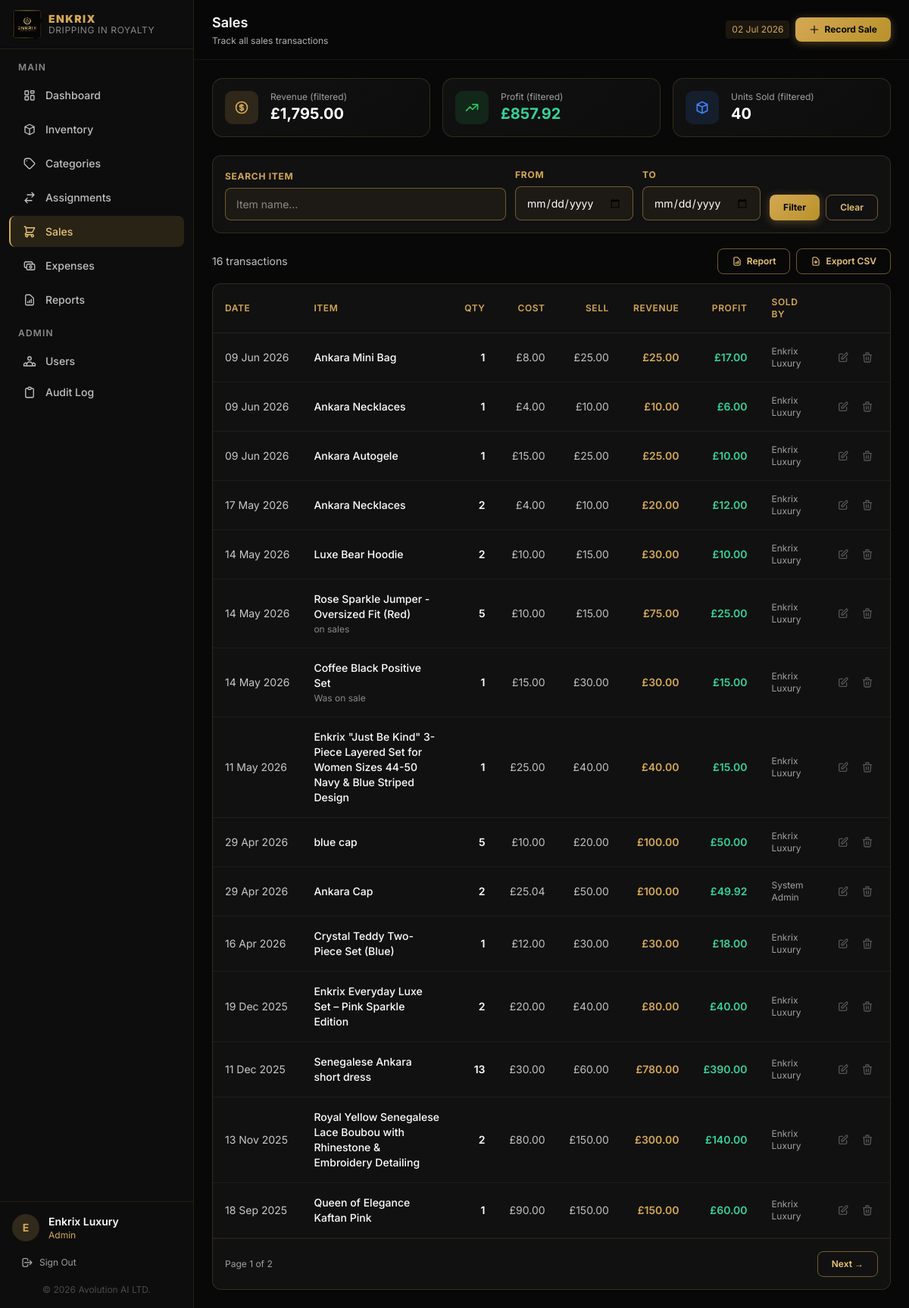
The page /sales (signed in) on the database its author committed.
### tables this page shows
CREATE TABLE `inventory_items` (
  `id` int NOT NULL AUTO_INCREMENT,
  `name` varchar(200) NOT NULL,
  `category_id` int NOT NULL,
  `description` text,
  `quantity` int NOT NULL DEFAULT '0',
  `quantity_assigned` int NOT NULL DEFAULT '0',
  `unit` varchar(50) DEFAULT NULL,
  `condition_status` enum('New','Good','Fair','Damaged') NOT NULL DEFAULT 'Good',
  `location` varchar(100) DEFAULT NULL,
  `purchase_date` date DEFAULT NULL,
  `cost` decimal(12,2) NOT NULL DEFAULT '0.00',
  `selling_price` decimal(12,2) NOT NULL DEFAULT '0.00',
  `low_stock_threshold` int NOT NULL DEFAULT '5',
  `image` varchar(255) DEFAULT NULL,
  `barcode` varchar(100) DEFAULT NULL,
  `created_by` int DEFAULT NULL,
  `created_at` timestamp NOT NULL DEFAULT CURRENT_TIMESTAMP,
  `updated_at` timestamp NOT NULL DEFAULT CURRENT_TIMESTAMP ON UPDATE CURRENT_TIMESTAMP,
  PRIMARY KEY (`id`),
  UNIQUE KEY `uq_items_barcode` (`barcode`),
  KEY `idx_items_category` (`category_id`),
  KEY `idx_items_condition` (`condition_status`),
  KEY `idx_items_location` (`location`),
  KEY `idx_items_created_by` (`created_by`),
  CONSTRAINT `fk_items_category` FOREIGN KEY (`category_id`) REFERENCES `categories` (`id`) ON DELETE RESTRICT,
  CONSTRAINT `fk_items_user` FOREIGN KEY (`created_by`) REFERENCES `users` (`id`) ON DELETE SET NULL
);

CREATE TABLE `sales` (
  `id` int unsigned NOT NULL AUTO_INCREMENT,
  `item_id` int unsigned NOT NULL,
  `item_name` varchar(255) NOT NULL,
  `quantity_sold` int unsigned NOT NULL DEFAULT '1',
  `cost_price` decimal(12,2) NOT NULL DEFAULT '0.00',
  `selling_price` decimal(12,2) NOT NULL DEFAULT '0.00',
  `total_cost` decimal(12,2) NOT NULL DEFAULT '0.00',
  `total_revenue` decimal(12,2) NOT NULL DEFAULT '0.00',
  `profit` decimal(12,2) NOT NULL DEFAULT '0.00',
  `sold_by` int unsigned NOT NULL,
  `sale_date` date NOT NULL,
  `notes` text,
  `created_at` timestamp NULL DEFAULT CURRENT_TIMESTAMP,
  PRIMARY KEY (`id`),
  KEY `idx_item_id` (`item_id`),
  KEY `idx_sale_date` (`sale_date`),
  KEY `idx_sold_by` (`sold_by`)
);

CREATE TABLE `users` (
  `id` int NOT NULL AUTO_INCREMENT,
  `name` varchar(100) NOT NULL,
  `email` varchar(150) NOT NULL,
  `password` varchar(255) NOT NULL,
  `role_id` int NOT NULL,
  `is_active` tinyint(1) NOT NULL DEFAULT '1',
  `last_login` timestamp NULL DEFAULT NULL,
  `created_at` timestamp NOT NULL DEFAULT CURRENT_TIMESTAMP,
  `updated_at` timestamp NOT NULL DEFAULT CURRENT_TIMESTAMP ON UPDATE CURRENT_TIMESTAMP,
  PRIMARY KEY (`id`),
  UNIQUE KEY `uq_users_email` (`email`),
  KEY `idx_users_role` (`role_id`),
  CONSTRAINT `fk_users_role` FOREIGN KEY (`role_id`) REFERENCES `roles` (`id`) ON DELETE RESTRICT
);

### app/views/sales/index.php (the view, shortened to what the rows shown need)
<?php
$headerAction = can('inventory.*') ? '
<button onclick="openModal(\'recordSaleModal\')" class="btn-gold text-xs flex items-center gap-1.5">
  <svg class="w-3.5 h-3.5" fill="none" viewBox="0 0 24 24" stroke="currentColor"><path stroke-linecap="round" stroke-linejoin="round" stroke-width="2" d="M12 4v16m8-8H4"/></svg>
  Record Sale
</button>' : '';
?>
<div class="grid grid-cols-1 sm:grid-cols-3 gap-4 mb-6">
  <div class="stat-card p-4 flex items-center gap-4">
    <div class="icon-box" style="background:rgba(212,168,83,0.15);">
    </div>
    <div>
      <p class="text-xs" style="color:#A0A0A0;">Revenue (filtered)</p>
      <p class="text-xl font-bold text-white"><?= format_currency($totalRevenue) ?></p>
    </div>
  </div>
  <div class="stat-card p-4 flex items-center gap-4">
    <div class="icon-box" style="background:rgba(34,197,94,0.12);">
      <svg class="w-5 h-5" style="color:#22C55E;" fill="none" viewBox="0 0 24 24" stroke="currentColor"><path stroke-linecap="round" stroke-linejoin="round" stroke-width="2" d="M13 7h8m0 0v8m0-8l-8 8-4-4-6 6"/></svg>
    </div>
    <div>
      <p class="text-xs" style="color:#A0A0A0;">Profit (filtered)</p>
      <p class="text-xl font-bold <?= $totalProfit >= 0 ? 'text-emerald-400' : 'text-red-400' ?>"><?= format_currency($totalProfit) ?></p>
    </div>
  </div>
  <div class="stat-card p-4 flex items-center gap-4">
    <div class="icon-box" style="background:rgba(59,130,246,0.12);">
      <svg class="w-5 h-5" style="color:#3B82F6;" fill="none" viewBox="0 0 24 24" stroke="currentColor"><path stroke-linecap="round" stroke-linejoin="round" stroke-width="2" d="M20 7l-8-4-8 4m16 0l-8 4m8-4v10l-8 4m0-10L4 7m8 4v10M4 7v10l8 4"/></svg>
    </div>
    <div>
      <p class="text-xs" style="color:#A0A0A0;">Units Sold (filtered)</p>
      <p class="text-xl font-bold text-white"><?= number_format($totalUnits) ?></p>
    </div>
  </div>
</div>
<div class="card p-4 mb-5">
  <form method="GET" action="<?= url('sales') ?>" class="flex flex-wrap gap-3 items-end">
    <div class="flex-1 min-w-36">
      <label class="form-label">Search Item</label>
      <input type="text" name="search" value="<?= e($filters['search']) ?>" class="form-input" placeholder="Item name…">
    </div>
    <div>
      <label class="form-label">From</label>
      <input type="date" name="date_from" value="<?= e($filters['date_from']) ?>" class="form-input">
    </div>
    <div>
      <label class="form-label">To</label>
      <input type="date" name="date_to" value="<?= e($filters['date_to']) ?>" class="form-input">
    </div>
    <div class="flex gap-2">
      <button type="submit" class="btn-gold text-xs">Filter</button>
      <a href="<?= url('sales') ?>" class="btn-outline text-xs">Clear</a>
    </div>
  </form>
</div>
<div class="flex items-center justify-between mb-3 flex-wrap gap-2">
  <p class="text-sm" style="color:#C0C0C0;"><?= number_format($pagination['total']) ?> transaction<?= $pagination['total'] != 1 ? 's' : '' ?></p>
  <div class="flex gap-2">
    <a href="<?= url('sales/report') ?>" class="btn-outline text-xs flex items-center gap-1.5">
      <svg class="w-3.5 h-3.5" fill="none" viewBox="0 0 24 24" stroke="currentColor"><path stroke-linecap="round" stroke-linejoin="round" stroke-width="2" d="M9 17v-2m3 2v-4m3 4v-6m2 10H7a2 2 0 01-2-2V5a2 2 0 012-2h5.586a1 1 0 01.707.293l5.414 5.414a1 1 0 01.293.707V19a2 2 0 01-2 2z"/></svg>
      Report
    </a>
    <a href="<?= url('sales/export?' . http_build_query(['date_from' => $filters['date_from'], 'date_to' => $filters['date_to']])) ?>" class="btn-outline text-xs flex items-center gap-1.5">
      <svg class="w-3.5 h-3.5" fill="none" viewBox="0 0 24 24" stroke="currentColor"><path stroke-linecap="round" stroke-linejoin="round" stroke-width="2" d="M12 10v6m0 0l-3-3m3 3l3-3m2 8H7a2 2 0 01-2-2V5a2 2 0 012-2h5.586a1 1 0 01.707.293l5.414 5.414a1 1 0 01.293.707V19a2 2 0 01-2 2z"/></svg>
      Export CSV
    </a>
  </div>
</div>
<div class="card">
  <div class="table-wrap">
    <table class="w-full text-sm">
      <thead>
        <tr style="border-bottom:1px solid rgba(212,168,83,0.12);">
          <th class="text-left p-4 text-xs font-semibold uppercase tracking-wider" style="color:#D4A853;">Date</th>
          <th class="text-left p-4 text-xs font-semibold uppercase tracking-wider" style="color:#D4A853;">Item</th>
          <th class="text-right p-4 text-xs font-semibold uppercase tracking-wider" style="color:#D4A853;">Qty</th>
          <th class="text-right p-4 text-xs font-semibold uppercase tracking-wider" style="color:#D4A853;">Cost</th>
          <th class="text-right p-4 text-xs font-semibold uppercase tracking-wider" style="color:#D4A853;">Sell</th>
          <th class="text-right p-4 text-xs font-semibold uppercase tracking-wider" style="color:#D4A853;">Revenue</th>
          <th class="text-right p-4 text-xs font-semibold uppercase tracking-wider" style="color:#D4A853;">Profit</th>
          <th class="text-left p-4 text-xs font-semibold uppercase tracking-wider hidden md:table-cell" style="color:#D4A853;">Sold By</th>
          <th class="p-4"></th>
        </tr>
      </thead>
      <tbody>
        <?php if (empty($sales)): ?>
        <tr><td colspan="9" class="text-center py-12 text-sm" style="color:#888;">
          No sales yet.
          <?php if (can('inventory.*')): ?>
            <button onclick="openModal('recordSaleModal')" style="color:#D4A853;background:none;border:none;cursor:pointer;">Record one →</button>
          <?php endif; ?>
        </td></tr>
        <?php else: ?>
        <?php foreach ($sales as $s):
          $sJson = htmlspecialchars(json_encode([
            'id'            => $s['id'],
            'item_name'     => $s['item_name'],
            'quantity_sold' => $s['quantity_sold'],
            'cost_price'    => $s['cost_price'],
            'selling_price' => $s['selling_price'],
            'sale_date'     => $s['sale_date'],
            'notes'         => $s['notes'],
          ]), ENT_QUOTES, 'UTF-8');
        ?>
        <tr class="table-row">
          <td class="p-4 whitespace-nowrap" style="color:#C8C8C8;"><?= e(date('d M Y', strtotime($s['sale_date']))) ?></td>
          <td class="p-4">
            <p class="font-medium text-white"><?= e($s['item_name']) ?></p>
            <?php if ($s['notes']): ?><p class="text-xs mt-0.5 truncate max-w-xs" style="color:#888;"><?= e($s['notes']) ?></p><?php endif; ?>
          </td>
          <td class="p-4 text-right font-semibold text-white"><?= number_format((int)$s['quantity_sold']) ?></td>
          <td class="p-4 text-right" style="color:#C0C0C0;"><?= format_currency((float)$s['cost_price']) ?></td>
          <td class="p-4 text-right" style="color:#C0C0C0;"><?= format_currency((float)$s['selling_price']) ?></td>
          <td class="p-4 text-right font-semibold" style="color:#D4A853;"><?= format_currency((float)$s['total_revenue']) ?></td>
          <td class="p-4 text-right font-semibold <?= (float)$s['profit'] >= 0 ? 'text-emerald-400' : 'text-red-400' ?>"><?= format_currency((float)$s['profit']) ?></td>
          <td class="p-4 hidden md:table-cell text-xs" style="color:#A0A0A0;"><?= e($s['sold_by_name']) ?></td>
          <td class="p-4">
            <div class="flex items-center justify-end gap-1">
              <?php if (can('inventory.*')): ?>
              <button onclick='openEditSale(<?= $sJson ?>)' class="p-1.5 rounded" title="Edit" style="color:#555;" onmouseover="this.style.color='#3B82F6'" onmouseout="this.style.color='#555'">
                <svg class="w-4 h-4" fill="none" viewBox="0 0 24 24" stroke="currentColor"><path stroke-linecap="round" stroke-linejoin="round" stroke-width="2" d="M11 5H6a2 2 0 00-2 2v11a2 2 0 002 2h11a2 2 0 002-2v-5m-1.414-9.414a2 2 0 112.828 2.828L11.828 15H9v-2.828l8.586-8.586z"/></svg>
              </button>
              <?php endif; ?>
              <?php if (has_role('Admin')): ?>
              <form method="POST" action="<?= url('sales/' . $s['id'] . '/delete') ?>" onsubmit="return confirm('Delete this sale and restore stock?')">
                <button type="submit" class="p-1.5 rounded" title="Delete" style="color:#555;" onmouseover="this.style.color='#EF4444'" onmouseout="this.style.color='#555'">
                  <svg class="w-4 h-4" fill="none" viewBox="0 0 24 24" stroke="currentColor"><path stroke-linecap="round" stroke-linejoin="round" stroke-width="2" d="M19 7l-.867 12.142A2 2 0 0116.138 21H7.862a2 2 0 01-1.995-1.858L5 7m5 4v6m4-6v6m1-10V4a1 1 0 00-1-1h-4a1 1 0 00-1 1v3M4 7h16"/></svg>
                </button>
              </form>
              <?php endif; ?>
            </div>
          </td>
        </tr>
        <?php endforeach; ?>
        <?php endif; ?>
      </tbody>
    </table>
  </div>
  <?php if ($pagination['total_pages'] > 1): ?>
  <div class="flex items-center justify-between p-4 border-t" style="border-color:rgba(212,168,83,0.08);">
    <p class="text-xs" style="color:#A0A0A0;">Page <?= $pagination['current'] ?> of <?= $pagination['total_pages'] ?></p>
    <div class="flex gap-2">
      <?php if ($pagination['current'] < $pagination['total_pages']): ?>
        <a href="?page=<?= $pagination['current'] + 1 ?>&search=<?= urlencode($filters['search']) ?>&date_from=<?= urlencode($filters['date_from']) ?>&date_to=<?= urlencode($filters['date_to']) ?>" class="btn-outline text-xs">Next →</a>
      <?php endif; ?>
    </div>
  </div>
  <?php endif; ?>
</div>
<?php
require APP_PATH . '/views/layouts/main.php';
?>

### app/routes/web.php (shortened to what the rows shown need)
<?php
$uri    = trim(parse_url($_SERVER['REQUEST_URI'], PHP_URL_PATH) ?? '', '/');
$method = $_SERVER['REQUEST_METHOD'];
function matchRoute(string $pattern, string $uri): array|false
{
    $regex = preg_replace('/\{([a-z_]+)\}/', '([^/]+)', $pattern);
    $regex = '@^' . $regex . '$@';
    if (preg_match($regex, $uri, $m)) {
        array_shift($m);
        return $m;
    }
    return false;
}
foreach ($routes as [$routeMethod, $pattern, $handler, $requiresAuth]) {
    if ($routeMethod !== $method) continue;
    $params = matchRoute($pattern, $uri);
    if ($params !== false) {
        [$class, $action] = $handler;
        $controller = new $class();
        $controller->$action(...$params);
        break;
    }
}

### rows shown on the page
inventory_items: id "16", low_stock_threshold "1", created_by "2"
sales: sale_date "09 Jun 2026", item_name "Ankara Mini Bag", quantity_sold "1", cost_price "£8.00", selling_price "£25.00", total_revenue "£25.00", profit "£17.00", users.name "Enkrix Luxury"
sales: sale_date "09 Jun 2026", item_name "Ankara Necklaces", quantity_sold "1", cost_price "£4.00", selling_price "£10.00", total_revenue "£10.00", profit "£6.00", users.name "Enkrix Luxury"
sales: sale_date "09 Jun 2026", item_name "Ankara Autogele", quantity_sold "1", cost_price "£15.00", selling_price "£25.00", total_revenue "£25.00", profit "£10.00", users.name "Enkrix Luxury"
sales: sale_date "17 May 2026", item_name "Ankara Necklaces", quantity_sold "2", cost_price "£4.00", selling_price "£10.00", total_revenue "£20.00", profit "£12.00", users.name "Enkrix Luxury"
sales: sale_date "14 May 2026", item_name "Luxe Bear Hoodie", quantity_sold "2", cost_price "£10.00", selling_price "£15.00", total_revenue "£30.00", profit "£10.00", users.name "Enkrix Luxury"
sales: sale_date "14 May 2026", item_name "Rose Sparkle Jumper - Oversized Fit (Red)", notes "on sales", quantity_sold "5", cost_price "£10.00", selling_price "£15.00", total_revenue "£75.00", profit "£25.00", users.name "Enkrix Luxury"
sales: sale_date "14 May 2026", item_name "Coffee Black Positive Set", notes "Was on sale", quantity_sold "1", cost_price "£15.00", selling_price "£30.00", total_revenue "£30.00", profit "£15.00", users.name "Enkrix Luxury"
sales: sale_date "11 May 2026", item_name "Enkrix \"Just Be Kind\" 3-Piece Layered Set for Women Sizes 44-50 Navy & Blue Striped Design", quantity_sold "1", cost_price "£25.00", selling_price "£40.00", total_revenue "£40.00", profit "£15.00", users.name "Enkrix Luxury"
sales: sale_date "29 Apr 2026", item_name "blue cap", quantity_sold "5", cost_price "£10.00", selling_price "£20.00", total_revenue "£100.00", profit "£50.00", users.name "Enkrix Luxury"
sales: sale_date "29 Apr 2026", item_name "Ankara Cap", quantity_sold "2", cost_price "£25.04", selling_price "£50.00", total_revenue "£100.00", profit "£49.92", users.name "System Admin"
sales: sale_date "16 Apr 2026", item_name "Crystal Teddy Two-Piece Set (Blue)", quantity_sold "1", cost_price "£12.00", selling_price "£30.00", total_revenue "£30.00", profit "£18.00", users.name "Enkrix Luxury"
sales: sale_date "19 Dec 2025", item_name "Enkrix Everyday Luxe Set – Pink Sparkle Edition", quantity_sold "2", cost_price "£20.00", selling_price "£40.00", total_revenue "£80.00", profit "£40.00", users.name "Enkrix Luxury"
sales: sale_date "11 Dec 2025", item_name "Senegalese Ankara short dress", quantity_sold "13", cost_price "£30.00", selling_price "£60.00", total_revenue "£780.00", profit "£390.00", users.name "Enkrix Luxury"
sales: sale_date "13 Nov 2025", item_name "Royal Yellow Senegalese Lace Boubou with Rhinestone & Embroidery Detailing", quantity_sold "2", cost_price "£80.00", selling_price "£150.00", total_revenue "£300.00", profit "£140.00", users.name "Enkrix Luxury"
sales: sale_date "18 Sep 2025", item_name "Queen of Elegance Kaftan Pink", quantity_sold "1", cost_price "£90.00", selling_price "£150.00", total_revenue "£150.00", profit "£60.00", users.name "Enkrix Luxury"

### other values the page prints
format_currency($totalRevenue) "£1,795.00"
format_currency($totalProfit) "£857.92"
$totalUnits "40"
